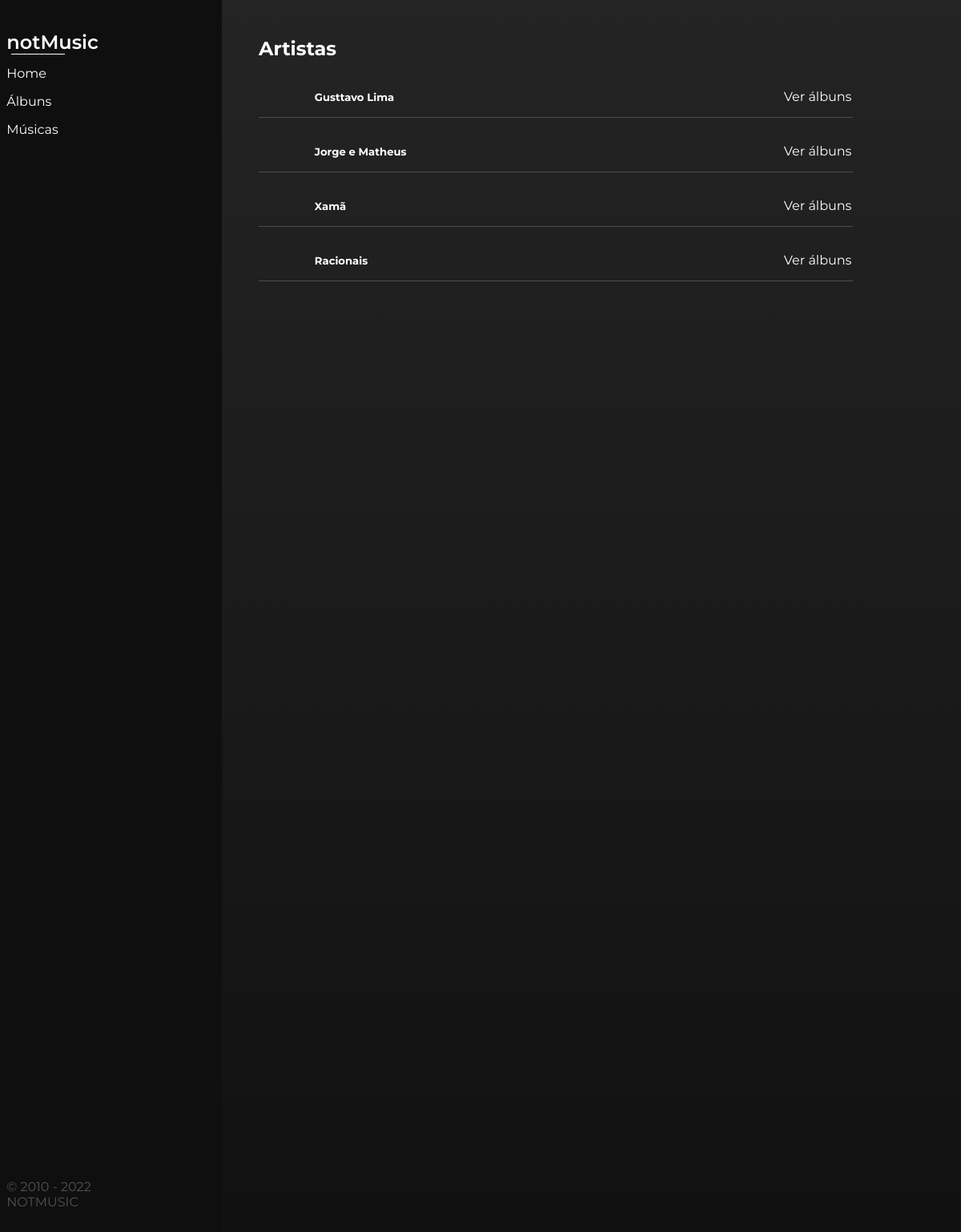
/notMusic/, run on the app's committed database.
### notMusic/models.py (models this page shows, shortened)
class Artista(models.Model):
    nomeArtista = models.CharField(max_length=200)
    genero = models.CharField(max_length=50)
    anoEstreia = models.CharField(max_length=4)
    albuns = models.ManyToManyField(Album)
    fotoArtista = models.CharField(max_length=200, default= "null")

### notMusic/views.py (the view)
# urls.py: path('',views.IndexView.as_view(),name='index'),
class IndexView(generic.ListView):
    template_name = 'notMusic/index.html'
    context_object_name = 'lista_de_artistas'
    def get_queryset(self):
        return Artista.objects.all()

### notMusic/templates/notMusic/index.html (shortened to what this page needs)
<!DOCTYPE html>
<html lang="pt-br">
    <head>
        {% load static %}
        <link rel="stylesheet" type="text/css" href="{% static 'notMusic/css/index.css' %}">
    </head>
    <body>
        <main>
            <header>
                <p class="logo">notMusic</p>
                <div class="nav-header">
                    <a class="link-header" href="{% url 'notMusic:index' %}">Home</a>
                    <p><a class="link-header" href="{% url 'notMusic:todosAlbuns' %}">Álbuns</a></p>
                    <a class="link-header" href="#">Músicas</a>
                </div>
                <p class="cop">© 2010 - 2022 NOTMUSIC</p>
            </header>
            <section class="sec-main">
                <h2 class="titulo-sec">Artistas</h2>
                    {% if lista_de_artistas %}
                        {% for a in lista_de_artistas %}
                            <ul>
                                <li>
                                    <div class="controla">
                                        <h4 class="nome-artista">{{a.nomeArtista}}</h4>
                                    </div>
                                    <a class="link-albuns" href="{% url 'notMusic:albuns' a.id %}">Ver álbuns</a>
                                </li>
                            </ul>
                        {% endfor %}
                    {% else %}
                        <p>Não há artistas cadastrados.</p>
                    {% endif %}
            </section>
        </main>
    </body>
</html>

### notMusic/static/notMusic/css/index.css (style rules this page uses)
body { border: none; padding: 0; margin: 0; font-family: 'Montserrat', sans-serif; }
main { display: flex; }
header { background-color: #0f0f0f; padding: 1.2% 0%; width: 30%; height: auto; }
.logo { color: white; margin-left: 3%; font-weight: 600; font-size: 2vw; margin-bottom: 5%; }
.logo::after { content: ""; width: 25%; height: 1px; display: block; background-color: #ffffff; margin-left: 2%; }
.nav-header { margin-top: 0; margin-left: 3%; margin-bottom: 100%; }
.link-header { color: #ffffff; text-decoration: none; transition: 0.3s; }
.cop { margin-left: 3%; color: #525252; width: 60%; margin-top: 1300px; }
.sec-main { width: 100%; max-width: 100%; background: linear-gradient(#242424, #111111); height: auto; }
.titulo-sec { color: #ffffff; margin-top: 5%; font-size: 2vw; margin-left: 5%; }
.controla { width: 40%; display: flex; align-items: center; }
ul { margin-left: 5%; border-bottom: #4e4e4e solid 1px; display: flex; width: 80%; padding: 0% 0.2%; }
li { list-style: none; display: flex; width: 100%; justify-content: space-between; align-items: center; }
.nome-artista { font-size: 1.1vw; color: white; }
.link-albuns { text-decoration: none; color: white; transition: 0.3s; }

### data on the page
Artista: nomeArtista "Gusttavo Lima"
Artista: nomeArtista "Jorge e Matheus"
Artista: nomeArtista "Xamã"
Artista: nomeArtista "Racionais"
